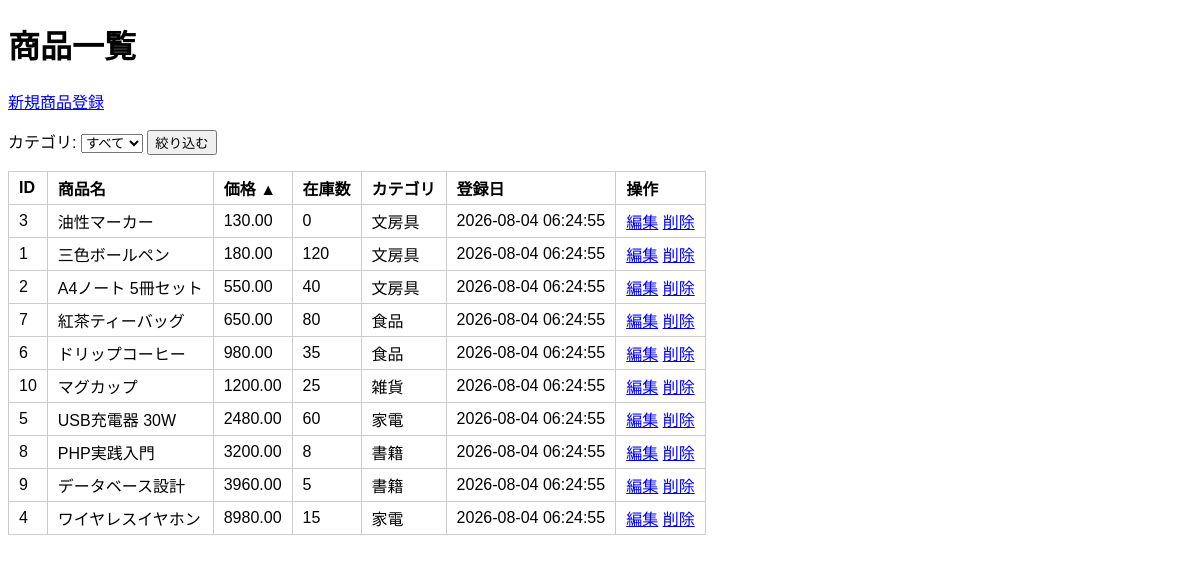
The page /inventory_management/index.php?sort=price&order=asc on the database its author committed.
### tables this page shows
CREATE TABLE products (
    id INT PRIMARY KEY AUTO_INCREMENT,
    name VARCHAR(100) NOT NULL,
    price DECIMAL(10, 2) NOT NULL,   
    stock INT NOT NULL DEFAULT 0,
    category VARCHAR(50) NOT NULL,
    created_at TIMESTAMP DEFAULT CURRENT_TIMESTAMP
);

### inventory_management/helpers.php (called while the page is built, shortened)
<?php
function buildUrl(array $overrides) {
    $params = array_merge($_GET, $overrides);
    return '?' . http_build_query($params);
}

### inventory_management/index.php (the view, shortened to what this page needs)
<?php
require_once 'helpers.php';
$category = $_GET['category'] ?? '';
if (!in_array($category, CATEGORIES, true)) {
    $category = '';
}
$sortKey = $_GET['sort'] ?? 'created_at';
$sortColumn = ALLOWED_SORTS[$sortKey];
$order = (($_GET['order'] ?? '') === 'asc') ? 'ASC' : 'DESC';
$conn = getDBConnection();
if ($category === '') {
    $sql  = "SELECT id, name, price, stock, category, created_at FROM products ORDER BY $sortColumn $order";
    $stmt = $conn->prepare($sql);
} else {
    $sql  = "SELECT id, name, price, stock, category, created_at FROM products WHERE category = ? ORDER BY $sortColumn $order";
    $stmt = $conn->prepare($sql);
    $stmt->bind_param("s", $category);
}
$stmt->execute();
$result = $stmt->get_result();
function sortHeader($label, $key) {
    global $sortKey, $order;
    $nextOrder = ($sortKey === $key && $order === 'ASC') ? 'desc' : 'asc';
    $arrow = '';
    if ($sortKey === $key) {
        $arrow = $order === 'ASC' ? ' ▲' : ' ▼';
    }
    $url = buildUrl(['sort' => $key, 'order' => $nextOrder]);
    return '<a href="' . htmlspecialchars($url) . '">'
         . htmlspecialchars($label . $arrow) . '</a>';
}
?>
<!DOCTYPE html>
<html>
<head>
    <link rel="stylesheet" href="style.css">
</head>
<body>
    <h1>商品一覧</h1>
    <a href="create.php">新規商品登録</a>
    <form method="GET">
        <label>カテゴリ:
            <select name="category" onchange="this.form.submit()">
                <option value="">すべて</option>
            </select>
        </label>
        <button type="submit">絞り込む</button>
    </form>
    <table>
        <thead>
            <tr>
                <th>ID</th>
                <th><?php echo sortHeader('商品名', 'name'); ?></th>
                <th><?php echo sortHeader('価格', 'price'); ?></th>
                <th><?php echo sortHeader('在庫数', 'stock'); ?></th>
                <th>カテゴリ</th>
                <th><?php echo sortHeader('登録日', 'created_at'); ?></th>
                <th>操作</th>
            </tr>
        </thead>
        <tbody>
            <?php while ($row = $result->fetch_assoc()): ?>
            <tr>
                <td><?php echo htmlspecialchars($row['id']); ?></td>
                <td><?php echo htmlspecialchars($row['name']); ?></td>
                <td><?php echo htmlspecialchars($row['price']); ?></td>
                <td><?php echo htmlspecialchars($row['stock']); ?></td>
                <td><?php echo htmlspecialchars($row['category']); ?></td>
                <td><?php echo htmlspecialchars($row['created_at']); ?></td>
                <td>
                    <a href="edit.php?id=<?php echo htmlspecialchars($row['id']); ?>">編集</a>
                    <a href="delete.php?id=<?php echo htmlspecialchars($row['id']); ?>" onclick="return confirm('本当に削除しますか？')">削除</a>
                </td>
            </tr>
            <?php endwhile; ?>
        </tbody>
    </table>
</body>
</html>

### inventory_management/style.css (style rules this page uses)
body { font-family: sans-serif; }
table { border-collapse: collapse; margin-top: 1em; }
th, td { border: 1px solid #ccc; padding: 4px 10px; text-align: left; }
th a { text-decoration: none; color: inherit; }
form { margin-top: 1em; }

### rows shown on the page
products: id "3", name "油性マーカー", price "130.00", stock "0", category "文房具", created_at "2026-08-04 06:24:55"
products: id "1", name "三色ボールペン", price "180.00", stock "120", category "文房具", created_at "2026-08-04 06:24:55"
products: id "2", name "A4ノート 5冊セット", price "550.00", stock "40", category "文房具", created_at "2026-08-04 06:24:55"
products: id "7", name "紅茶ティーバッグ", price "650.00", stock "80", category "食品", created_at "2026-08-04 06:24:55"
products: id "6", name "ドリップコーヒー", price "980.00", stock "35", category "食品", created_at "2026-08-04 06:24:55"
products: id "10", name "マグカップ", price "1200.00", stock "25", category "雑貨", created_at "2026-08-04 06:24:55"
products: id "5", name "USB充電器 30W", price "2480.00", stock "60", category "家電", created_at "2026-08-04 06:24:55"
products: id "8", name "PHP実践入門", price "3200.00", stock "8", category "書籍", created_at "2026-08-04 06:24:55"
products: id "9", name "データベース設計", price "3960.00", stock "5", category "書籍", created_at "2026-08-04 06:24:55"
products: id "4", name "ワイヤレスイヤホン", price "8980.00", stock "15", category "家電", created_at "2026-08-04 06:24:55"

### other values the page prints
$label . $arrow "商品名 価格 ▲ 在庫数 登録日"
